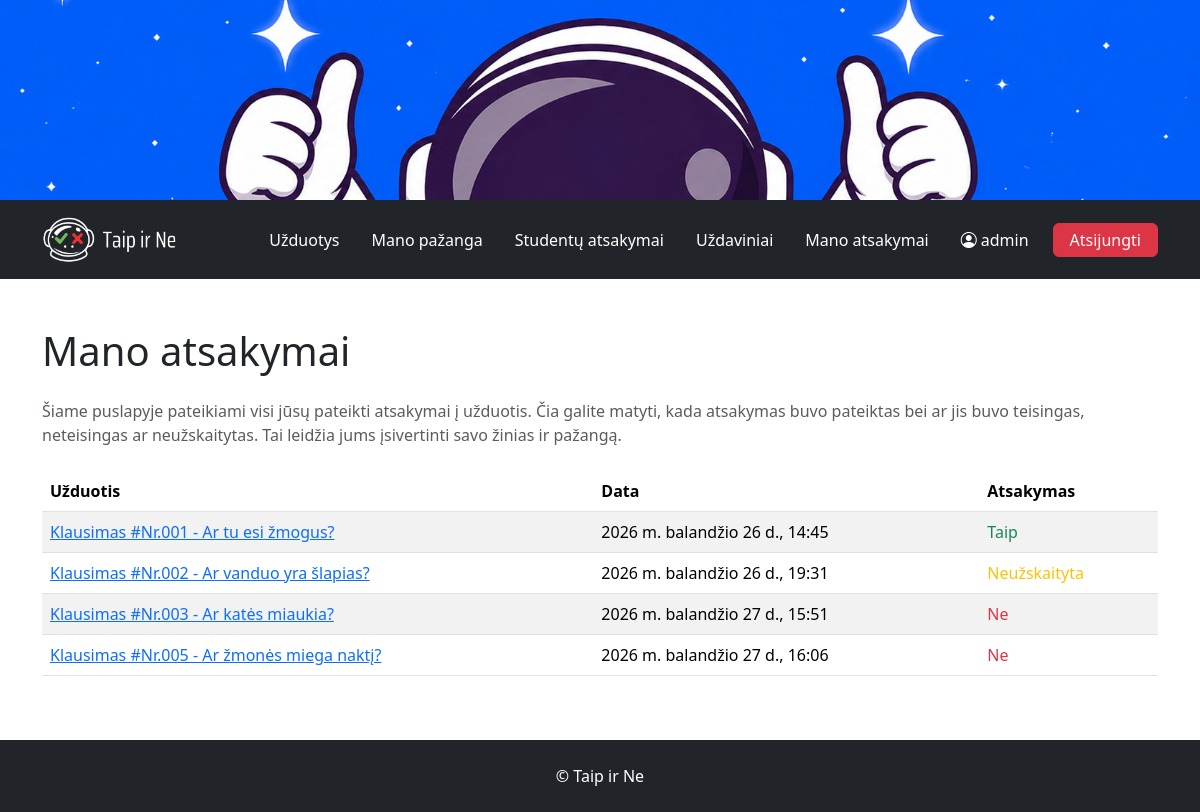
The app's page /myanswers/ (signed in) with its own data.
### tasks/models.py (models this page shows, shortened)
class Answer(models.Model):
    task = models.ForeignKey(to="Task", on_delete=models.CASCADE, verbose_name="Užduotis")
    student = models.ForeignKey(to=User, on_delete=models.CASCADE, verbose_name="Studentas")
    ANSWER_CHOICES = [
        (True, 'Taip'),
        (False, 'Ne'),
    ]
    answer = models.BooleanField("Atsakymas", choices=ANSWER_CHOICES, default=True)
    date = models.DateTimeField("Data", auto_now_add=True)
    def is_correct(self):
        return self.answer == self.task.correct_answer
    class Meta:
        verbose_name = "Atsakymas"
        verbose_name_plural = "Atsakymai"

class Task(models.Model):
    name = models.CharField("Užduotis")
    content = models.TextField("Klausimas")
    teacher = models.ForeignKey(to=User, on_delete=models.CASCADE, verbose_name="Dėstytojas")
    ANSWER_CHOICES = [
        (True, 'Taip'),
        (False, 'Ne'),
    ]
    correct_answer = models.BooleanField("Teisingas atsakymas", choices=ANSWER_CHOICES, default=True)
    deadline = models.DateTimeField("Terminas", null=True, blank=True)
    date = models.DateTimeField("Data", auto_now_add=True)
    photo = models.ImageField("Nuotrauka", upload_to='tasks', null=True, blank=True)
    def __str__(self):
        return f"{self.name} - {self.content}"
    class Meta:
        verbose_name = "Uždavinys"
        verbose_name_plural = "Uždaviniai"

### tasks/views.py (the view)
# urls.py: path('myanswers/', views.UserAnswerListView.as_view(), name='useranswers'),
class UserAnswerListView(LoginRequiredMixin, ListView):
    model = Answer
    template_name = "user_answers.html"
    context_object_name = "answers"
    def get_queryset(self):
        return Answer.objects.filter(student=self.request.user)

### tasks/templates/user_answers.html (shortened to what this page needs)
{% extends 'base.html' %}
{% block content %}
<h1 class="mb-4">Mano atsakymai</h1>
<p class="text-muted mb-4">
Šiame puslapyje pateikiami visi jūsų pateikti atsakymai į užduotis.
Čia galite matyti, kada atsakymas buvo pateiktas bei ar jis buvo teisingas, neteisingas ar neužskaitytas.
Tai leidžia jums įsivertinti savo žinias ir pažangą.
</p>
<table class="table table-striped">
    <thead>
        <tr>
            <th>Užduotis</th>
            <th>Data</th>
            <th>Atsakymas</th>
        </tr>
    </thead>
    <tbody>
        {% for answer in answers %}
        <tr>
            <td>
                <a href="{% url 'answer' answer.pk %}">
                    {{ answer.task }}
                </a>
            </td>
            <td>{{ answer.date }}</td>
            <td>
                {% if answer.task.deadline and answer.date > answer.task.deadline %}
                    <span class="text-warning">Neužskaityta</span>
                {% elif answer.is_correct %}
                    <span class="text-success">Taip</span>
                {% else %}
                    <span class="text-danger">Ne</span>
                {% endif %}
            </td>
        </tr>
        {% endfor %}
    </tbody>
</table>
{% endblock %}

### tasks/templates/base.html (shortened to what this page needs)
<!DOCTYPE html>
<html lang="lt">
<head>
    {% load static %}
    <link href="https://cdn.jsdelivr.net/npm/bootstrap@5.3.2/dist/css/bootstrap.min.css" rel="stylesheet">
    <link href="https://cdn.jsdelivr.net/npm/bootstrap-icons@1.11.3/font/bootstrap-icons.css" rel="stylesheet">
    <link rel="stylesheet" href="{% static 'css/style.css' %}">
</head>
<body class="d-flex flex-column min-vh-100">
<body class="d-flex flex-column min-vh-100">
<div class="hero"></div>
<nav class="navbar navbar-expand-sm bg-dark navbar-dark py-3">
    <div class="container">
        <a class="navbar-brand logo" href="{% url 'index' %}"></a>
        <div class="collapse navbar-collapse mt-4 mt-sm-0 pb-4 pb-sm-0" id="mynavbar">
            <ul class="navbar-nav ms-auto gap-3 align-items-center">
                <li class="nav-item">
                    <a class="nav-link text-white fs-6" href="{% url 'index' %}">Užduotys</a>
                </li>
                {% if user.is_authenticated %}
                    <li class="nav-item">
                        <a class="nav-link text-white fs-6" href="{% url 'stats' %}">Mano pažanga</a>
                    </li>
                    {% if user.is_staff %}
                        <li class="nav-item">
                            <a class="nav-link text-white fs-6" href="{% url 'answers' %}">Studentų atsakymai</a>
                        </li>
                    {% endif %}
                    {% if user.is_staff %}
                        <li class="nav-item">
                            <a class="nav-link text-white fs-6" href="{% url 'tasks_manage' %}">Uždaviniai</a>
                        </li>
                    {% endif %}
                    <li class="nav-item">
                        <a class="nav-link text-white fs-6" href="{% url 'useranswers' %}">Mano atsakymai</a>
                    </li>
                    <li class="nav-item">
                        <a class="nav-link text-white fs-6" href="{% url 'profile' %}">
                            <i class="bi bi-person-circle me-1"></i>{{ user.get_username }}
                        </a>
                    </li>
                    <li class="nav-item">
                        <form method="post" action="{% url 'logout' %}">
                            <button class="btn btn-danger fs-6 px-3 py-1" type="submit">Atsijungti</button>
                        </form>
                    </li>
                {% endif %}
            </ul>
        </div>
    </div>
</nav>
<div class="container mt-5 flex-grow-1 pb-5">
    {% block content %}{% endblock %}
</div>
<div class="p-4 bg-dark text-white text-center">
    © Taip ir Ne
</div>
</body>
</html>

### tasks/static/css/style.css (style rules this page uses)
.hero { height: 200px; background: url("/static/images/header.jpg") center / cover no-repeat; }
.logo { display: block; width: 135px; height: 47px; background: url("/static/images/logo.png") center / contain no-repeat; }

### records on screen
Answer: task "Klausimas #Nr.001 - Ar tu esi žmogus?", date "2026 m. balandžio 26 d., 14:45", answer "Taip"
Answer: task "Klausimas #Nr.002 - Ar vanduo yra šlapias?", date "2026 m. balandžio 26 d., 19:31", shows "Neužskaityta"
Answer: task "Klausimas #Nr.003 - Ar katės miaukia?", date "2026 m. balandžio 27 d., 15:51", answer "Ne"
Answer: task "Klausimas #Nr.005 - Ar žmonės miega naktį?", date "2026 m. balandžio 27 d., 16:06", answer "Ne"

### other values on screen
{{ user.get_username }} "admin"
